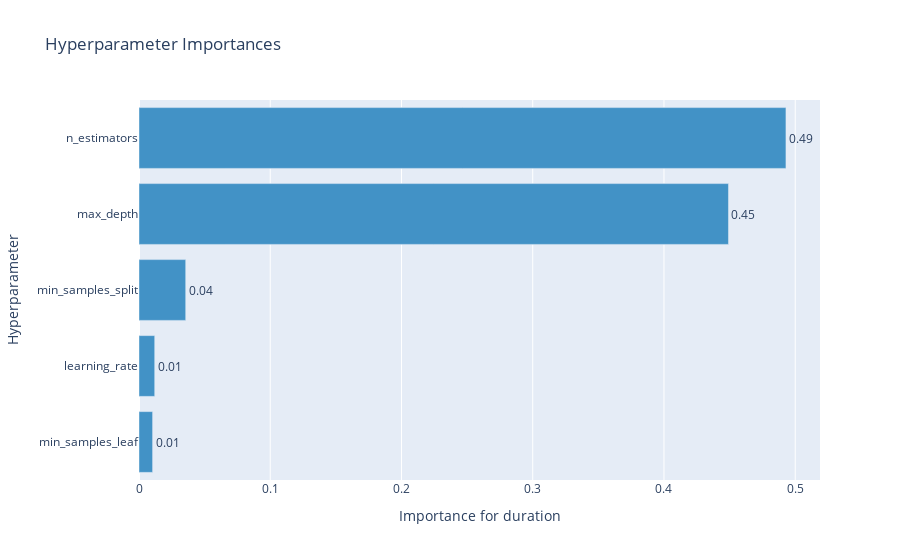

Here is the notebook cell this chart was saved with:
### Markdown cell above
## Parameter Importances vs. Duration

### Code cell
optuna.visualization.plot_param_importances(
    study, target=lambda t: t.duration.total_seconds(), target_name="duration"
)

### Figure 1 — Plotly figure (JSON) as saved in the notebook; plotly's stock layout.template omitted (floating-point values rounded to 4 significant figures)
{"data": [{"cliponaxis": false, "hovertemplate": ["min_samples_leaf (IntDistribution): 0.010361356278803526<extra></extra>", "learning_rate (FloatDistribution): 0.011968910762051189<extra></extra>", "min_samples_split (IntDistribution): 0.03558981331293803<extra></extra>", "max_depth (IntDistribution): 0.4491411331296745<extra></extra>", "n_estimators (IntDistribution): 0.49293878651653283<extra></extra>"], "marker": {"color": "rgb(66,146,198)"}, "orientation": "h", "text": ["0.01", "0.01", "0.04", "0.45", "0.49"], "textposition": "outside", "type": "bar", "x": [0.01036, 0.01197, 0.03559, 0.4491, 0.4929], "y": ["min_samples_leaf", "learning_rate", "min_samples_split", "max_depth", "n_estimators"]}], "layout": {"showlegend": false, "title": {"text": "Hyperparameter Importances"}, "xaxis": {"title": {"text": "Importance for duration"}}, "yaxis": {"title": {"text": "Hyperparameter"}}}}
